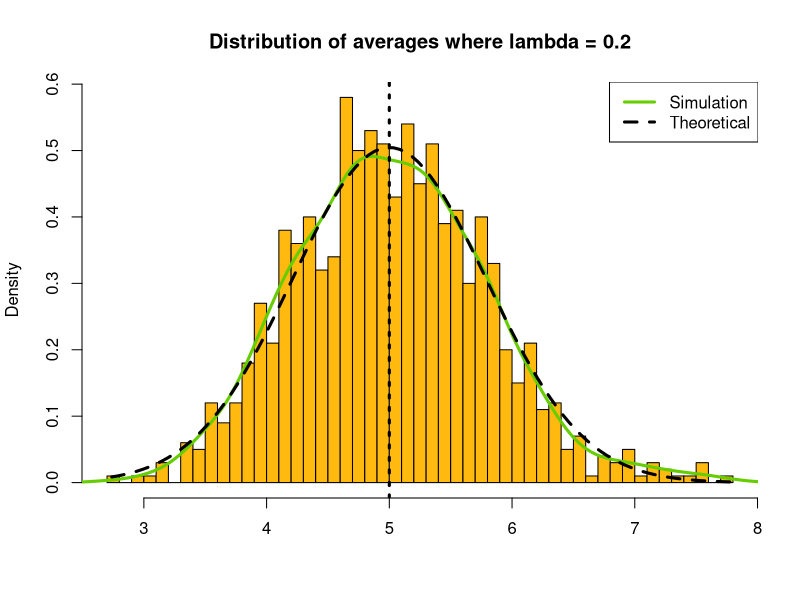

Generate this figure with R:
## ---- chunk 1
set.seed(123)
lambda <- 0.2
n <- 1000
sample <- 40
simulation <- matrix(rexp(n * sample, rate = lambda), n, sample)
Row_Means <- rowMeans(simulation)
round(mean(Row_Means), 2)
## ---- chunk 2
round(var(Row_Means), 2)
## ---- chunk 3
# Plot a histogram of the averages
hist(Row_Means, breaks = 50, prob = TRUE,
     main = "Distribution of averages where lambda = 0.2", 
     xlab = "", col = "darkgoldenrod1")

# Find the density of the averages of the sample
lines(density(Row_Means), lwd = 3, col = "chartreuse3")

# Include the theoretical center of distribution
abline(v = 1/lambda, col = "black", lty = 3, lwd = 3)

# Find the theoretical density of averages
xfit <- seq(min(Row_Means), max(Row_Means), length=100)
yfit <- dnorm(xfit, mean = 1/lambda, sd = (1/lambda/sqrt(sample)))
lines(xfit, yfit, pch=22, col="black", lwd = 3, lty = 2)

legend("topright", c("Simulation", "Theoretical"), lty = c(1, 2),
       lwd = 3, col = c("chartreuse3", "black"))
